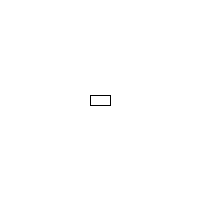
Frame 1 (no input)
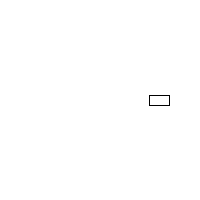
Frame 60 (the mouse pressed at the canvas centre just before this capture)
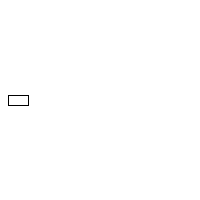
Frame 120 (the mouse held since frame 60 and released just before this capture)

The Processing sketch that drew these frames (run headless with seeded random() and noise(); from frame 60 on, the mouse is pressed at the canvas centre):

// Processing sketch: car_example_oop
// ── car_example_oop.pde
// DATA
// declare object of class type Car called myCar
Car myCar; 



//CONSTRUCTOR (initialise)
void setup(){
  size(200,200);
  myCar = new Car();  //initialise object using new constructor();
}

//FUCNTIONALITY to call subfunctions contained in class
void draw(){
  background(255);
  myCar.display();
  myCar.drive();
}


// CLASS
class Car{  
  //class DATA 
  // declare variables
    color c;
    float xpos;
    float ypos;
    float xspeed;
  
  
  //CONSTRUCTOR (umbrella setup, data initialised for each class)
  Car(){
    c=color(255);
    xpos = width/2;
    ypos = height/2;
    xspeed = 1;
  }
  
  //CLASS FUNCTIONALITY
  //define display and drive subfunctions for car class
  //higher function with which to call these two subfunctions is defined outside of class
  
  void display(){
    rectMode(CENTER);
    fill(c);
    rect(xpos,ypos,20,10); //draw rectangle using x,y,w,h
  }
  
  void drive() {
    xpos = xpos + xspeed; // new position
    if (xpos > width){
      xpos = 0;
    }
  }  
  
}







  
